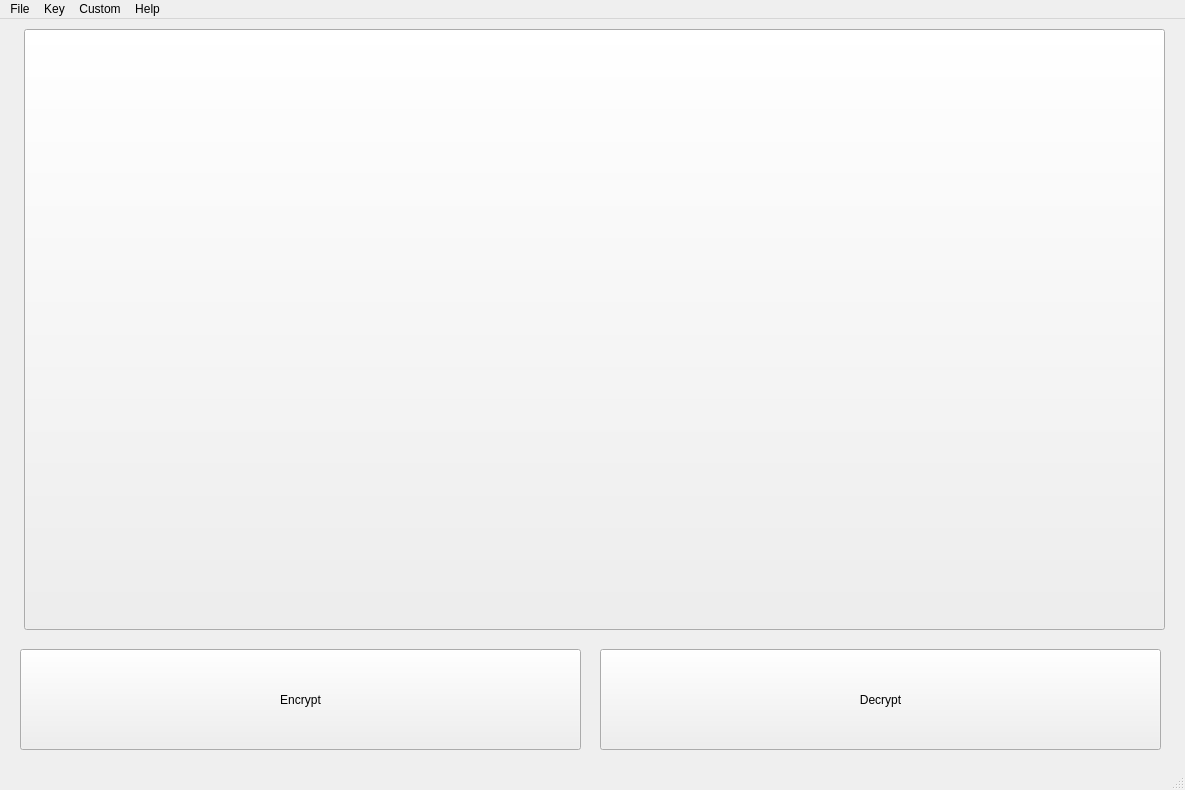
<?xml version="1.0" encoding="UTF-8"?>
<ui version="4.0">
 <class>MainWindow</class>
 <widget class="QMainWindow" name="MainWindow">
  <property name="geometry">
   <rect>
    <x>0</x>
    <y>0</y>
    <width>1185</width>
    <height>790</height>
   </rect>
  </property>
  <property name="windowTitle">
   <string>Stegencry</string>
  </property>
  <widget class="QWidget" name="centralwidget">
   <widget class="QLabel" name="encryption_label">
    <property name="geometry">
     <rect>
      <x>24</x>
      <y>10</y>
      <width>1141</width>
      <height>601</height>
     </rect>
    </property>
    <property name="text">
     <string/>
    </property>
   </widget>
   <widget class="QPushButton" name="decrypt_button">
    <property name="geometry">
     <rect>
      <x>600</x>
      <y>630</y>
      <width>561</width>
      <height>101</height>
     </rect>
    </property>
    <property name="text">
     <string>Decrypt</string>
    </property>
   </widget>
   <widget class="QToolButton" name="add_image_encryption">
    <property name="geometry">
     <rect>
      <x>24</x>
      <y>10</y>
      <width>1141</width>
      <height>601</height>
     </rect>
    </property>
    <property name="text">
     <string/>
    </property>
   </widget>
   <widget class="QPushButton" name="encrypt_button">
    <property name="geometry">
     <rect>
      <x>20</x>
      <y>630</y>
      <width>561</width>
      <height>101</height>
     </rect>
    </property>
    <property name="text">
     <string>Encrypt</string>
    </property>
   </widget>
  </widget>
  <widget class="QMenuBar" name="menubar">
   <property name="geometry">
    <rect>
     <x>0</x>
     <y>0</y>
     <width>1185</width>
     <height>24</height>
    </rect>
   </property>
   <widget class="QMenu" name="menuFile">
    <property name="title">
     <string>File</string>
    </property>
    <addaction name="actionSave"/>
    <addaction name="actionOpen_Image"/>
    <addaction name="actionOpen_Child"/>
    <addaction name="separator"/>
    <addaction name="actionReset"/>
    <addaction name="separator"/>
    <addaction name="actionQuit"/>
   </widget>
   <widget class="QMenu" name="menuKey">
    <property name="title">
     <string>Key</string>
    </property>
    <addaction name="actionOpen_Key_2"/>
    <addaction name="actionSet_Key_2"/>
    <addaction name="separator"/>
    <addaction name="actionGenerate_Key"/>
    <addaction name="actionSave_Key"/>
   </widget>
   <widget class="QMenu" name="menuCustom">
    <property name="title">
     <string>Custom</string>
    </property>
    <addaction name="actionCustom_Dialog"/>
   </widget>
   <widget class="QMenu" name="menuHelp">
    <property name="title">
     <string>Help</string>
    </property>
    <addaction name="actionHelp"/>
   </widget>
   <addaction name="menuFile"/>
   <addaction name="menuKey"/>
   <addaction name="menuCustom"/>
   <addaction name="menuHelp"/>
  </widget>
  <widget class="QStatusBar" name="statusbar"/>
  <action name="actionSave">
   <property name="text">
    <string>Save</string>
   </property>
   <property name="shortcut">
    <string>Ctrl+S</string>
   </property>
  </action>
  <action name="actionOpen_Image">
   <property name="text">
    <string>Open Image</string>
   </property>
   <property name="shortcut">
    <string>Ctrl+O</string>
   </property>
  </action>
  <action name="actionOpen_Child">
   <property name="text">
    <string>Open Child (for Steganography only)</string>
   </property>
   <property name="shortcut">
    <string>Ctrl+Shift+O</string>
   </property>
  </action>
  <action name="actionReset">
   <property name="text">
    <string>Reset</string>
   </property>
   <property name="shortcut">
    <string>Ctrl+R</string>
   </property>
  </action>
  <action name="actionOpen_Key">
   <property name="text">
    <string>Open Key</string>
   </property>
  </action>
  <action name="actionSet_Key">
   <property name="text">
    <string>Set Key</string>
   </property>
  </action>
  <action name="actionOpen_Key_2">
   <property name="text">
    <string>Open Key</string>
   </property>
   <property name="shortcut">
    <string>Ctrl+K</string>
   </property>
  </action>
  <action name="actionSet_Key_2">
   <property name="text">
    <string>Set Key-Password</string>
   </property>
   <property name="shortcut">
    <string>Ctrl+Shift+K</string>
   </property>
  </action>
  <action name="actionGenerate_Key">
   <property name="text">
    <string>Generate Key</string>
   </property>
   <property name="shortcut">
    <string>Ctrl+G</string>
   </property>
  </action>
  <action name="actionSave_Key">
   <property name="text">
    <string>Save Key</string>
   </property>
   <property name="shortcut">
    <string>Ctrl+Shift+S</string>
   </property>
  </action>
  <action name="actionCustomization_Dialog">
   <property name="text">
    <string>Customization Dialog</string>
   </property>
  </action>
  <action name="actionHelp">
   <property name="text">
    <string>Seeking for help? Click here.</string>
   </property>
   <property name="shortcut">
    <string>F1</string>
   </property>
  </action>
  <action name="actionSteganography">
   <property name="checkable">
    <bool>true</bool>
   </property>
   <property name="checked">
    <bool>true</bool>
   </property>
   <property name="text">
    <string>Steganography</string>
   </property>
  </action>
  <action name="actionRGB_Encryption">
   <property name="checkable">
    <bool>true</bool>
   </property>
   <property name="enabled">
    <bool>false</bool>
   </property>
   <property name="text">
    <string>RGB Encryption</string>
   </property>
  </action>
  <action name="actionImage_Encryption">
   <property name="checkable">
    <bool>true</bool>
   </property>
   <property name="checked">
    <bool>true</bool>
   </property>
   <property name="text">
    <string>Image Encryption</string>
   </property>
  </action>
  <action name="actionCustom_Dialog">
   <property name="text">
    <string>Customization</string>
   </property>
   <property name="shortcut">
    <string>Ctrl+P</string>
   </property>
  </action>
  <action name="actionQuit">
   <property name="text">
    <string>Quit</string>
   </property>
   <property name="shortcut">
    <string/>
   </property>
  </action>
 </widget>
 <resources/>
 <connections/>
</ui>
